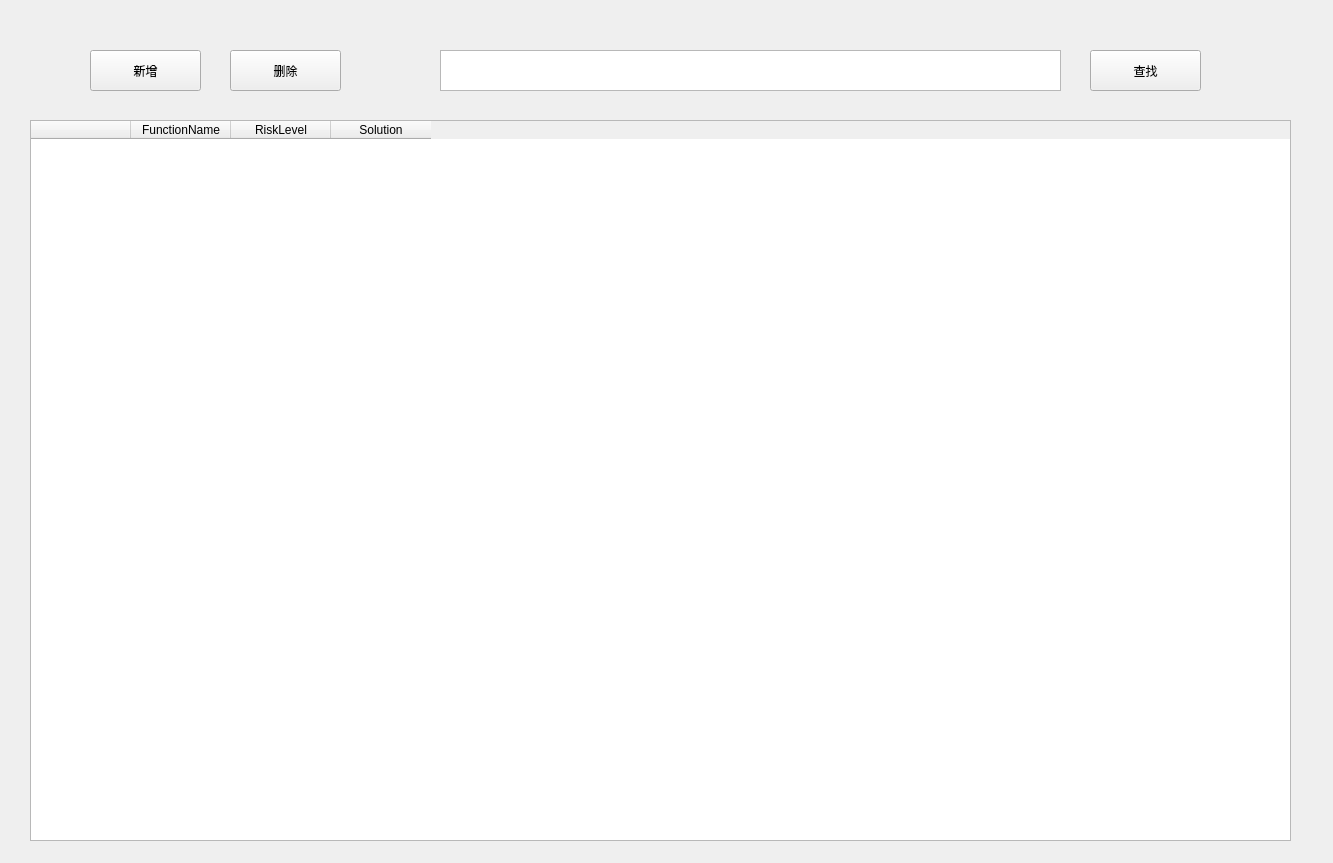
<?xml version="1.0" encoding="UTF-8"?>
<ui version="4.0">
 <class>ManageRiskFunction</class>
 <widget class="QWidget" name="ManageRiskFunction">
  <property name="geometry">
   <rect>
    <x>0</x>
    <y>0</y>
    <width>1333</width>
    <height>863</height>
   </rect>
  </property>
  <property name="windowTitle">
   <string>Form</string>
  </property>
  <widget class="QTableWidget" name="AllRiskFuncTableWidget">
   <property name="geometry">
    <rect>
     <x>30</x>
     <y>120</y>
     <width>1261</width>
     <height>721</height>
    </rect>
   </property>
   <property name="styleSheet">
    <string notr="true">QTableWidget::horizontalHeader {
    background-color: #98b4d5;
}
</string>
   </property>
   <property name="gridStyle">
    <enum>Qt::SolidLine</enum>
   </property>
   <attribute name="horizontalHeaderCascadingSectionResizes">
    <bool>true</bool>
   </attribute>
   <column>
    <property name="text">
     <string/>
    </property>
    <property name="whatsThis">
     <string>QCheckBox</string>
    </property>
   </column>
   <column>
    <property name="text">
     <string>FunctionName</string>
    </property>
   </column>
   <column>
    <property name="text">
     <string>RiskLevel</string>
    </property>
   </column>
   <column>
    <property name="text">
     <string>Solution</string>
    </property>
   </column>
  </widget>
  <widget class="QPushButton" name="DeletePushButton">
   <property name="geometry">
    <rect>
     <x>230</x>
     <y>50</y>
     <width>111</width>
     <height>41</height>
    </rect>
   </property>
   <property name="text">
    <string>删除</string>
   </property>
  </widget>
  <widget class="QPushButton" name="AddPushButton">
   <property name="geometry">
    <rect>
     <x>90</x>
     <y>50</y>
     <width>111</width>
     <height>41</height>
    </rect>
   </property>
   <property name="text">
    <string>新增</string>
   </property>
  </widget>
  <widget class="QTextEdit" name="FindTextEdit">
   <property name="geometry">
    <rect>
     <x>440</x>
     <y>50</y>
     <width>621</width>
     <height>41</height>
    </rect>
   </property>
  </widget>
  <widget class="QPushButton" name="FindPushButton">
   <property name="geometry">
    <rect>
     <x>1090</x>
     <y>50</y>
     <width>111</width>
     <height>41</height>
    </rect>
   </property>
   <property name="text">
    <string>查找</string>
   </property>
  </widget>
  <widget class="QLabel" name="picLable">
   <property name="geometry">
    <rect>
     <x>400</x>
     <y>50</y>
     <width>41</width>
     <height>41</height>
    </rect>
   </property>
   <property name="text">
    <string/>
   </property>
  </widget>
  <widget class="ClickableLabel" name="picLable2">
   <property name="geometry">
    <rect>
     <x>1020</x>
     <y>50</y>
     <width>41</width>
     <height>41</height>
    </rect>
   </property>
   <property name="text">
    <string/>
   </property>
  </widget>
 </widget>
 <customwidgets>
  <customwidget>
   <class>ClickableLabel</class>
   <extends>QLabel</extends>
   <header location="global">UI.ToolWidget.ClickableLabel</header>
  </customwidget>
 </customwidgets>
 <resources/>
 <connections/>
</ui>
